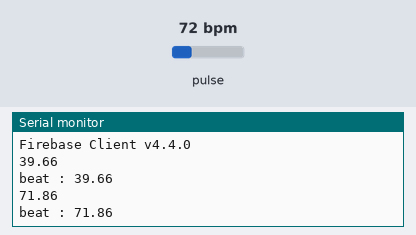
A sketch run on a simulated ESP8266 (NodeMCU). Shown: the last lines printed to the serial monitor. The inputs (shaded band) are chosen by the test bench; at power-on: pulse 72 bpm. WiFi joins after 1.5 s; servers stay silent unless stated.

Above: at 2.7 s.
2.8 s: pulse set to 42 bpm
At 3.92 s:
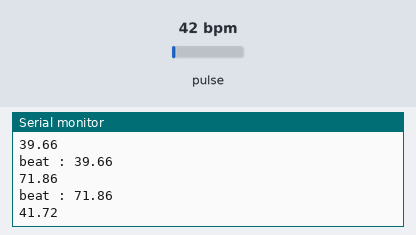
4.3 s: pulse set to 70 bpm
At 5.4 s:
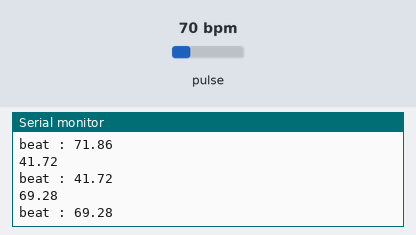
Timing chart, 0 to 7.3 s (numbered marks = the images above; inputs shaded):
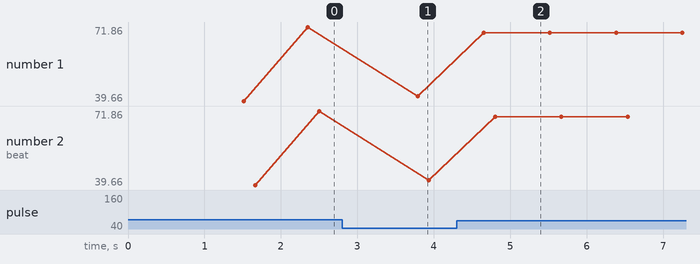

Measured:
- after the input at 2.8 s, the serial monitor: prints a new line after 0.99 s (image 1)
- after the input at 4.3 s, the serial monitor: prints a new line after 0.35 s (image 2)
- plotted number 1: 71.86 → 41.72 after the input at 2.8 s, 41.72 → 69.36 after the input at 4.3 s
- plotted number 2: 71.86 → 41.72 after the input at 2.8 s, 41.72 → 69.36 after the input at 4.3 s

The sketch:

heart.ino
```cpp
#include <Arduino.h>

#include <ESP8266WiFi.h>

#include <FirebaseESP8266.h>

#include <Wire.h>

#include "MAX30105.h"

#include "heartRate.h"

//Provide the token generation process info. chua doi
#include "addons/TokenHelper.h"
//Provide the RTDB payload printing info and other helper functions.
#include "addons/RTDBHelper.h"

// Wifi credential chua doi
#define WIFI_SSID "QuangSang123"
#define WIFI_PASSWORD "23112005CBL"

// Firebase API key
#define API_KEY "AIzaSyB31Vwzihcr0ub-SFr6wt2ypZ7x1PqdXGw"

// Firebase Realtime Database URL
#define DATABASE_URL "https://heart-rate-46b5c-default-rtdb.asia-southeast1.firebasedatabase.app/"

// Firebase Authentication chua doi
#define USER_EMAIL "tdp.uit@gmail.com"
#define USER_PASSWORD "Ptd074202001518"

// Define Firebase Data object
FirebaseData fbdo;
FirebaseAuth auth;
FirebaseConfig config;

unsigned long sendDataPrevMillis = 0;

const byte RATE_SIZE = 4; //Increase this for more averaging. 4 is good.
byte rates[RATE_SIZE]; //Array of heart rates
byte rateSpot = 0;
long lastBeat = 0; //Time at which the last beat occurred

// Define Sensor
MAX30105 particleSensor;

float beatsPerMinute;
int beatAvg;
String uid;
String databasePath;

void setup() {
    Serial.begin(115200);
    // Initialize sensor
    if (!particleSensor.begin(Wire, I2C_SPEED_FAST)) //Use default I2C port, 400kHz speed
    {
        Serial.println("MAX30105 was not found. Please check wiring/power. ");
        while (1);
    }
    Serial.println("Place your index finger on the sensor with steady pressure.");

    particleSensor.setup(); //Configure sensor with default settings
    particleSensor.setPulseAmplitudeRed(0x0A); //Turn Red LED to low to indicate sensor is running
    particleSensor.setPulseAmplitudeGreen(0); //Turn off Green LED

    /*
          CONNECT TO WIFI
    */
    WiFi.begin(WIFI_SSID, WIFI_PASSWORD);
    Serial.print("Connecting to Wi-Fi");
    while (WiFi.status() != WL_CONNECTED) {
        Serial.print(".");
        delay(300);
    }
    Serial.println();
    Serial.print("Connected with IP: ");
    Serial.println(WiFi.localIP());


    Serial.println();
    Serial.printf("Firebase Client v%s\n\n", FIREBASE_CLIENT_VERSION);

    /* Assign the api key (required) */
    config.api_key = API_KEY;

    /* Assign the user sign in credentials */
    auth.user.email = USER_EMAIL;
    auth.user.password = USER_PASSWORD;

    /* Assign the RTDB URL (required) */
    config.database_url = DATABASE_URL;

    /* Assign the callback function for the long running token generation task */
    config.token_status_callback = tokenStatusCallback; // see addons/TokenHelper.h

    Firebase.reconnectNetwork(true);

    Firebase.begin( & config, & auth);

    Firebase.setDoubleDigits(5);

}

void loop() {
    long irValue = particleSensor.getIR();
    beatsPerMinute = 0;
    if (checkForBeat(irValue) == true) {
        //We sensed a beat!
        long delta = millis() - lastBeat;
        lastBeat = millis();

        beatsPerMinute = 60 / (delta / 1000.0);

        if (beatsPerMinute < 255 && beatsPerMinute > 20) {
            rates[rateSpot++] = (byte) beatsPerMinute; //Store this reading in the array
            rateSpot %= RATE_SIZE; //Wrap variable

            //Take average of readings
            beatAvg = 0;
            for (byte x = 0; x < RATE_SIZE; x++)
                beatAvg += rates[x];
        }

        /*
              SEND BEAT TO FIREBASE
        */
        if (Firebase.ready() && (millis() - sendDataPrevMillis > 100 || sendDataPrevMillis == 0)) {
            sendDataPrevMillis = millis();

            Serial.println(beatsPerMinute);

            uid = auth.token.uid.c_str();
            databasePath = "/data/" + uid + "/beat";
            delay(0);
            if (Firebase.setFloat(fbdo, databasePath, beatsPerMinute)) {
                // This command will be executed even if you dont serial print but we will make sure its working
                Serial.print("beat : ");
                Serial.println(beatsPerMinute);
            } else {
                Serial.println("Failed to Read from the Sensor");
                Serial.println("REASON: " + fbdo.errorReason());
            }
        }
    }
    //
}
```
